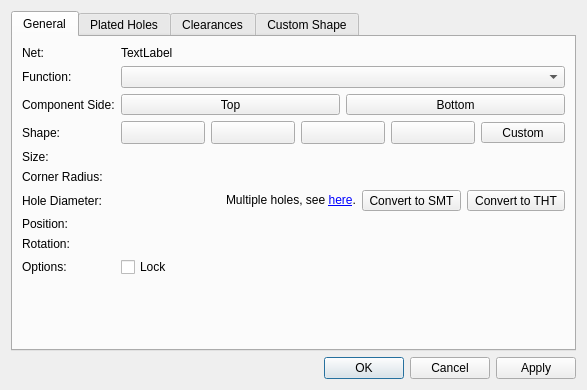
<?xml version="1.0" encoding="UTF-8"?>
<ui version="4.0">
 <class>librepcb::editor::BoardPadPropertiesDialog</class>
 <widget class="QDialog" name="librepcb::editor::BoardPadPropertiesDialog">
  <property name="geometry">
   <rect>
    <x>0</x>
    <y>0</y>
    <width>587</width>
    <height>390</height>
   </rect>
  </property>
  <property name="windowTitle">
   <string>Pad Properties</string>
  </property>
  <layout class="QVBoxLayout" name="verticalLayout">
   <item>
    <widget class="QTabWidget" name="tabWidget">
     <property name="currentIndex">
      <number>0</number>
     </property>
     <widget class="QWidget" name="tabGeneral">
      <attribute name="title">
       <string>General</string>
      </attribute>
      <layout class="QFormLayout" name="formLayout">
       <property name="fieldGrowthPolicy">
        <enum>QFormLayout::FieldGrowthPolicy::AllNonFixedFieldsGrow</enum>
       </property>
       <item row="0" column="0">
        <widget class="QLabel" name="label">
         <property name="text">
          <string>Net:</string>
         </property>
        </widget>
       </item>
       <item row="2" column="0">
        <widget class="QLabel" name="label_2">
         <property name="text">
          <string>Component Side:</string>
         </property>
        </widget>
       </item>
       <item row="3" column="0">
        <widget class="QLabel" name="label_3">
         <property name="text">
          <string>Shape:</string>
         </property>
        </widget>
       </item>
       <item row="7" column="0">
        <widget class="QLabel" name="label_6">
         <property name="text">
          <string>Hole Diameter:</string>
         </property>
        </widget>
       </item>
       <item row="7" column="1">
        <layout class="QHBoxLayout" name="horizontalLayout_3">
         <item>
          <widget class="librepcb::editor::PositiveLengthEdit" name="edtHoleDiameter" native="true"/>
         </item>
         <item>
          <widget class="QLabel" name="lblHoleDetails">
           <property name="text">
            <string>Multiple holes, see &lt;a href=&quot;tab&quot;&gt;here&lt;/a&gt;.</string>
           </property>
          </widget>
         </item>
         <item>
          <widget class="QToolButton" name="btnConvertToSmt">
           <property name="sizePolicy">
            <sizepolicy hsizetype="Preferred" vsizetype="Fixed">
             <horstretch>0</horstretch>
             <verstretch>0</verstretch>
            </sizepolicy>
           </property>
           <property name="text">
            <string>Convert to SMT</string>
           </property>
          </widget>
         </item>
         <item>
          <widget class="QToolButton" name="btnConvertToTht">
           <property name="sizePolicy">
            <sizepolicy hsizetype="Preferred" vsizetype="Fixed">
             <horstretch>0</horstretch>
             <verstretch>0</verstretch>
            </sizepolicy>
           </property>
           <property name="text">
            <string notr="true">Convert to THT</string>
           </property>
          </widget>
         </item>
        </layout>
       </item>
       <item row="9" column="0">
        <widget class="QLabel" name="label_4">
         <property name="text">
          <string>Position:</string>
         </property>
        </widget>
       </item>
       <item row="9" column="1">
        <layout class="QHBoxLayout" name="horizontalLayout">
         <item>
          <widget class="librepcb::editor::LengthEdit" name="edtPosX" native="true"/>
         </item>
         <item>
          <widget class="librepcb::editor::LengthEdit" name="edtPosY" native="true"/>
         </item>
        </layout>
       </item>
       <item row="10" column="0">
        <widget class="QLabel" name="label_5">
         <property name="text">
          <string>Rotation:</string>
         </property>
        </widget>
       </item>
       <item row="10" column="1">
        <widget class="librepcb::editor::AngleEdit" name="edtRotation" native="true"/>
       </item>
       <item row="5" column="0">
        <widget class="QLabel" name="label_9">
         <property name="text">
          <string>Corner Radius:</string>
         </property>
        </widget>
       </item>
       <item row="5" column="1">
        <layout class="QHBoxLayout" name="horizontalLayout_7">
         <item>
          <widget class="librepcb::editor::UnsignedLimitedRatioEdit" name="edtRadiusRatio" native="true"/>
         </item>
         <item>
          <widget class="librepcb::editor::UnsignedLengthEdit" name="edtRadiusAbs" native="true"/>
         </item>
        </layout>
       </item>
       <item row="2" column="1">
        <layout class="QHBoxLayout" name="horizontalLayout_2">
         <item>
          <widget class="QToolButton" name="btnComponentSideTop">
           <property name="sizePolicy">
            <sizepolicy hsizetype="Minimum" vsizetype="Fixed">
             <horstretch>0</horstretch>
             <verstretch>0</verstretch>
            </sizepolicy>
           </property>
           <property name="text">
            <string>Top</string>
           </property>
           <property name="checkable">
            <bool>true</bool>
           </property>
           <property name="autoExclusive">
            <bool>true</bool>
           </property>
           <property name="toolButtonStyle">
            <enum>Qt::ToolButtonStyle::ToolButtonTextOnly</enum>
           </property>
           <attribute name="buttonGroup">
            <string notr="true">btnGroupComponentSide</string>
           </attribute>
          </widget>
         </item>
         <item>
          <widget class="QToolButton" name="btnComponentSideBottom">
           <property name="sizePolicy">
            <sizepolicy hsizetype="Minimum" vsizetype="Fixed">
             <horstretch>0</horstretch>
             <verstretch>0</verstretch>
            </sizepolicy>
           </property>
           <property name="text">
            <string>Bottom</string>
           </property>
           <property name="checkable">
            <bool>true</bool>
           </property>
           <property name="autoExclusive">
            <bool>true</bool>
           </property>
           <property name="toolButtonStyle">
            <enum>Qt::ToolButtonStyle::ToolButtonTextOnly</enum>
           </property>
           <attribute name="buttonGroup">
            <string notr="true">btnGroupComponentSide</string>
           </attribute>
          </widget>
         </item>
        </layout>
       </item>
       <item row="3" column="1">
        <layout class="QHBoxLayout" name="horizontalLayout_5">
         <item>
          <widget class="QToolButton" name="btnShapeRound">
           <property name="sizePolicy">
            <sizepolicy hsizetype="Minimum" vsizetype="Fixed">
             <horstretch>0</horstretch>
             <verstretch>0</verstretch>
            </sizepolicy>
           </property>
           <property name="toolTip">
            <string>Obround</string>
           </property>
           <property name="icon">
            <iconset>
             <normaloff>:/img/command_toolbars/shape_round.png</normaloff>:/img/command_toolbars/shape_round.png</iconset>
           </property>
           <property name="checkable">
            <bool>true</bool>
           </property>
           <property name="autoExclusive">
            <bool>true</bool>
           </property>
           <attribute name="buttonGroup">
            <string notr="true">btnGroupShape</string>
           </attribute>
          </widget>
         </item>
         <item>
          <widget class="QToolButton" name="btnShapeRoundedRect">
           <property name="sizePolicy">
            <sizepolicy hsizetype="Minimum" vsizetype="Fixed">
             <horstretch>0</horstretch>
             <verstretch>0</verstretch>
            </sizepolicy>
           </property>
           <property name="toolTip">
            <string>Rounded rectangle</string>
           </property>
           <property name="icon">
            <iconset>
             <normaloff>:/img/command_toolbars/shape_rounded_rect.png</normaloff>:/img/command_toolbars/shape_rounded_rect.png</iconset>
           </property>
           <property name="checkable">
            <bool>true</bool>
           </property>
           <property name="autoExclusive">
            <bool>true</bool>
           </property>
           <attribute name="buttonGroup">
            <string notr="true">btnGroupShape</string>
           </attribute>
          </widget>
         </item>
         <item>
          <widget class="QToolButton" name="btnShapeRect">
           <property name="sizePolicy">
            <sizepolicy hsizetype="Minimum" vsizetype="Fixed">
             <horstretch>0</horstretch>
             <verstretch>0</verstretch>
            </sizepolicy>
           </property>
           <property name="toolTip">
            <string>Rectangle</string>
           </property>
           <property name="icon">
            <iconset>
             <normaloff>:/img/command_toolbars/shape_rect.png</normaloff>:/img/command_toolbars/shape_rect.png</iconset>
           </property>
           <property name="checkable">
            <bool>true</bool>
           </property>
           <property name="autoExclusive">
            <bool>true</bool>
           </property>
           <attribute name="buttonGroup">
            <string notr="true">btnGroupShape</string>
           </attribute>
          </widget>
         </item>
         <item>
          <widget class="QToolButton" name="btnShapeOctagon">
           <property name="sizePolicy">
            <sizepolicy hsizetype="Minimum" vsizetype="Fixed">
             <horstretch>0</horstretch>
             <verstretch>0</verstretch>
            </sizepolicy>
           </property>
           <property name="toolTip">
            <string>Octagon</string>
           </property>
           <property name="icon">
            <iconset>
             <normaloff>:/img/command_toolbars/shape_octagon.png</normaloff>:/img/command_toolbars/shape_octagon.png</iconset>
           </property>
           <property name="checkable">
            <bool>true</bool>
           </property>
           <property name="autoExclusive">
            <bool>true</bool>
           </property>
           <attribute name="buttonGroup">
            <string notr="true">btnGroupShape</string>
           </attribute>
          </widget>
         </item>
         <item>
          <widget class="QToolButton" name="btnShapeCustom">
           <property name="sizePolicy">
            <sizepolicy hsizetype="Minimum" vsizetype="Fixed">
             <horstretch>0</horstretch>
             <verstretch>0</verstretch>
            </sizepolicy>
           </property>
           <property name="toolTip">
            <string>Custom shape outline as defined on next tab</string>
           </property>
           <property name="text">
            <string>Custom</string>
           </property>
           <property name="checkable">
            <bool>true</bool>
           </property>
           <property name="autoExclusive">
            <bool>true</bool>
           </property>
           <property name="toolButtonStyle">
            <enum>Qt::ToolButtonStyle::ToolButtonTextOnly</enum>
           </property>
           <attribute name="buttonGroup">
            <string notr="true">btnGroupShape</string>
           </attribute>
          </widget>
         </item>
        </layout>
       </item>
       <item row="4" column="0">
        <widget class="QLabel" name="label_7">
         <property name="text">
          <string>Size:</string>
         </property>
        </widget>
       </item>
       <item row="4" column="1">
        <layout class="QHBoxLayout" name="horizontalLayout_4">
         <item>
          <widget class="librepcb::editor::PositiveLengthEdit" name="edtWidth" native="true"/>
         </item>
         <item>
          <widget class="librepcb::editor::PositiveLengthEdit" name="edtHeight" native="true"/>
         </item>
        </layout>
       </item>
       <item row="1" column="0">
        <widget class="QLabel" name="label_12">
         <property name="text">
          <string>Function:</string>
         </property>
        </widget>
       </item>
       <item row="1" column="1">
        <widget class="QComboBox" name="cbxFunction"/>
       </item>
       <item row="0" column="1">
        <widget class="QLabel" name="lblNetSignal">
         <property name="text">
          <string>TextLabel</string>
         </property>
        </widget>
       </item>
       <item row="11" column="0">
        <widget class="QLabel" name="label_16">
         <property name="text">
          <string>Options:</string>
         </property>
        </widget>
       </item>
       <item row="11" column="1">
        <layout class="QHBoxLayout" name="horizontalLayout_10">
         <item>
          <widget class="QCheckBox" name="cbxLock">
           <property name="text">
            <string>Lock</string>
           </property>
          </widget>
         </item>
        </layout>
       </item>
      </layout>
     </widget>
     <widget class="QWidget" name="tabHoles">
      <attribute name="title">
       <string>Plated Holes</string>
      </attribute>
      <layout class="QVBoxLayout" name="verticalLayout_2" stretch="0,0,1,0">
       <item>
        <layout class="QHBoxLayout" name="horizontalLayout_6">
         <property name="spacing">
          <number>0</number>
         </property>
         <item>
          <widget class="QLabel" name="lblSelectedHole">
           <property name="text">
            <string notr="true"/>
           </property>
          </widget>
         </item>
         <item>
          <widget class="QToolButton" name="btnPreviousHole">
           <property name="toolTip">
            <string>Select previous hole</string>
           </property>
           <property name="text">
            <string notr="true"/>
           </property>
           <property name="arrowType">
            <enum>Qt::ArrowType::LeftArrow</enum>
           </property>
          </widget>
         </item>
         <item>
          <widget class="QToolButton" name="btnNextHole">
           <property name="toolTip">
            <string>Select next hole</string>
           </property>
           <property name="text">
            <string notr="true"/>
           </property>
           <property name="arrowType">
            <enum>Qt::ArrowType::RightArrow</enum>
           </property>
          </widget>
         </item>
         <item>
          <widget class="QToolButton" name="btnRemoveHole">
           <property name="toolTip">
            <string>Remove current hole</string>
           </property>
           <property name="icon">
            <iconset>
             <normaloff>:/img/actions/minus.png</normaloff>:/img/actions/minus.png</iconset>
           </property>
          </widget>
         </item>
         <item>
          <widget class="QToolButton" name="btnAddHole">
           <property name="toolTip">
            <string>Add new hole</string>
           </property>
           <property name="text">
            <string notr="true"/>
           </property>
           <property name="icon">
            <iconset>
             <normaloff>:/img/actions/add.png</normaloff>:/img/actions/add.png</iconset>
           </property>
          </widget>
         </item>
        </layout>
       </item>
       <item>
        <widget class="Line" name="line">
         <property name="orientation">
          <enum>Qt::Orientation::Horizontal</enum>
         </property>
        </widget>
       </item>
       <item>
        <widget class="librepcb::editor::HoleEditorWidget" name="holeEditorWidget" native="true"/>
       </item>
       <item>
        <spacer name="verticalSpacer">
         <property name="orientation">
          <enum>Qt::Orientation::Vertical</enum>
         </property>
         <property name="sizeHint" stdset="0">
          <size>
           <width>0</width>
           <height>0</height>
          </size>
         </property>
        </spacer>
       </item>
      </layout>
     </widget>
     <widget class="QWidget" name="tabClearances">
      <attribute name="title">
       <string>Clearances</string>
      </attribute>
      <layout class="QFormLayout" name="formLayout_2">
       <property name="fieldGrowthPolicy">
        <enum>QFormLayout::FieldGrowthPolicy::AllNonFixedFieldsGrow</enum>
       </property>
       <item row="0" column="0">
        <widget class="QLabel" name="label_10">
         <property name="text">
          <string>Stop Mask:</string>
         </property>
        </widget>
       </item>
       <item row="0" column="1">
        <layout class="QHBoxLayout" name="horizontalLayout_8">
         <item>
          <widget class="QRadioButton" name="rbtnStopMaskOff">
           <property name="sizePolicy">
            <sizepolicy hsizetype="Fixed" vsizetype="Fixed">
             <horstretch>0</horstretch>
             <verstretch>0</verstretch>
            </sizepolicy>
           </property>
           <property name="text">
            <string>Off</string>
           </property>
           <attribute name="buttonGroup">
            <string notr="true">btnGroupStopMask</string>
           </attribute>
          </widget>
         </item>
         <item>
          <widget class="QRadioButton" name="rbtnStopMaskAuto">
           <property name="sizePolicy">
            <sizepolicy hsizetype="Fixed" vsizetype="Fixed">
             <horstretch>0</horstretch>
             <verstretch>0</verstretch>
            </sizepolicy>
           </property>
           <property name="text">
            <string>From Design Rules</string>
           </property>
           <attribute name="buttonGroup">
            <string notr="true">btnGroupStopMask</string>
           </attribute>
          </widget>
         </item>
         <item>
          <widget class="QRadioButton" name="rbtnStopMaskManual">
           <property name="sizePolicy">
            <sizepolicy hsizetype="Fixed" vsizetype="Fixed">
             <horstretch>0</horstretch>
             <verstretch>0</verstretch>
            </sizepolicy>
           </property>
           <property name="text">
            <string>Manual:</string>
           </property>
           <attribute name="buttonGroup">
            <string notr="true">btnGroupStopMask</string>
           </attribute>
          </widget>
         </item>
         <item>
          <widget class="librepcb::editor::LengthEdit" name="edtStopMaskOffset" native="true">
           <property name="enabled">
            <bool>false</bool>
           </property>
          </widget>
         </item>
        </layout>
       </item>
       <item row="1" column="0">
        <widget class="QLabel" name="label_11">
         <property name="text">
          <string>Solder Paste:</string>
         </property>
        </widget>
       </item>
       <item row="1" column="1">
        <layout class="QHBoxLayout" name="horizontalLayout_9">
         <item>
          <widget class="QRadioButton" name="rbtnSolderPasteOff">
           <property name="sizePolicy">
            <sizepolicy hsizetype="Fixed" vsizetype="Fixed">
             <horstretch>0</horstretch>
             <verstretch>0</verstretch>
            </sizepolicy>
           </property>
           <property name="text">
            <string>Off</string>
           </property>
           <attribute name="buttonGroup">
            <string notr="true">btnGroupSolderPaste</string>
           </attribute>
          </widget>
         </item>
         <item>
          <widget class="QRadioButton" name="rbtnSolderPasteAuto">
           <property name="sizePolicy">
            <sizepolicy hsizetype="Fixed" vsizetype="Fixed">
             <horstretch>0</horstretch>
             <verstretch>0</verstretch>
            </sizepolicy>
           </property>
           <property name="text">
            <string>From Design Rules</string>
           </property>
           <attribute name="buttonGroup">
            <string notr="true">btnGroupSolderPaste</string>
           </attribute>
          </widget>
         </item>
         <item>
          <widget class="QRadioButton" name="rbtnSolderPasteManual">
           <property name="sizePolicy">
            <sizepolicy hsizetype="Fixed" vsizetype="Fixed">
             <horstretch>0</horstretch>
             <verstretch>0</verstretch>
            </sizepolicy>
           </property>
           <property name="text">
            <string>Manual:</string>
           </property>
           <attribute name="buttonGroup">
            <string notr="true">btnGroupSolderPaste</string>
           </attribute>
          </widget>
         </item>
         <item>
          <widget class="librepcb::editor::LengthEdit" name="edtSolderPasteOffset" native="true">
           <property name="enabled">
            <bool>false</bool>
           </property>
          </widget>
         </item>
        </layout>
       </item>
       <item row="2" column="1">
        <widget class="QLabel" name="label_13">
         <property name="font">
          <font>
           <italic>true</italic>
          </font>
         </property>
         <property name="text">
          <string>Note: For THT pads the solder paste should usually be set to 'Off'. But if enabled anyway, the solder paste is added only to the solder side of the pad.</string>
         </property>
         <property name="alignment">
          <set>Qt::AlignmentFlag::AlignLeading|Qt::AlignmentFlag::AlignLeft|Qt::AlignmentFlag::AlignTop</set>
         </property>
         <property name="wordWrap">
          <bool>true</bool>
         </property>
        </widget>
       </item>
       <item row="3" column="0">
        <widget class="QLabel" name="label_15">
         <property name="text">
          <string>Copper Keepout:</string>
         </property>
        </widget>
       </item>
       <item row="3" column="1">
        <widget class="librepcb::editor::UnsignedLengthEdit" name="edtCopperClearance" native="true"/>
       </item>
       <item row="4" column="1">
        <widget class="QLabel" name="label_14">
         <property name="font">
          <font>
           <italic>true</italic>
          </font>
         </property>
         <property name="text">
          <string>Note: Intended to keep copper away from fiducials.</string>
         </property>
         <property name="alignment">
          <set>Qt::AlignmentFlag::AlignLeading|Qt::AlignmentFlag::AlignLeft|Qt::AlignmentFlag::AlignTop</set>
         </property>
         <property name="wordWrap">
          <bool>true</bool>
         </property>
        </widget>
       </item>
      </layout>
     </widget>
     <widget class="QWidget" name="tabCustomShape">
      <attribute name="title">
       <string>Custom Shape</string>
      </attribute>
      <layout class="QVBoxLayout" name="verticalLayout_3" stretch="1,0">
       <item>
        <widget class="librepcb::editor::PathEditorWidget" name="customShapePathEditor" native="true"/>
       </item>
       <item>
        <widget class="QLabel" name="label_8">
         <property name="font">
          <font>
           <italic>true</italic>
          </font>
         </property>
         <property name="text">
          <string>Coordinates are relative to the pad origin and before rotation.</string>
         </property>
         <property name="wordWrap">
          <bool>true</bool>
         </property>
        </widget>
       </item>
      </layout>
     </widget>
    </widget>
   </item>
   <item>
    <widget class="QDialogButtonBox" name="buttonBox">
     <property name="orientation">
      <enum>Qt::Orientation::Horizontal</enum>
     </property>
     <property name="standardButtons">
      <set>QDialogButtonBox::StandardButton::Apply|QDialogButtonBox::StandardButton::Cancel|QDialogButtonBox::StandardButton::Ok</set>
     </property>
    </widget>
   </item>
  </layout>
 </widget>
 <customwidgets>
  <customwidget>
   <class>librepcb::editor::LengthEdit</class>
   <extends>QWidget</extends>
   <header location="global">librepcb/editor/widgets/lengthedit.h</header>
   <container>1</container>
  </customwidget>
  <customwidget>
   <class>librepcb::editor::AngleEdit</class>
   <extends>QWidget</extends>
   <header location="global">librepcb/editor/widgets/angleedit.h</header>
   <container>1</container>
  </customwidget>
  <customwidget>
   <class>librepcb::editor::PositiveLengthEdit</class>
   <extends>QWidget</extends>
   <header location="global">librepcb/editor/widgets/positivelengthedit.h</header>
   <container>1</container>
  </customwidget>
  <customwidget>
   <class>librepcb::editor::HoleEditorWidget</class>
   <extends>QWidget</extends>
   <header location="global">librepcb/editor/widgets/holeeditorwidget.h</header>
   <container>1</container>
  </customwidget>
  <customwidget>
   <class>librepcb::editor::PathEditorWidget</class>
   <extends>QWidget</extends>
   <header location="global">librepcb/editor/widgets/patheditorwidget.h</header>
   <container>1</container>
  </customwidget>
  <customwidget>
   <class>librepcb::editor::UnsignedLengthEdit</class>
   <extends>QWidget</extends>
   <header location="global">librepcb/editor/widgets/unsignedlengthedit.h</header>
   <container>1</container>
  </customwidget>
  <customwidget>
   <class>librepcb::editor::UnsignedLimitedRatioEdit</class>
   <extends>QWidget</extends>
   <header location="global">librepcb/editor/widgets/unsignedlimitedratioedit.h</header>
   <container>1</container>
  </customwidget>
 </customwidgets>
 <tabstops>
  <tabstop>cbxFunction</tabstop>
  <tabstop>btnComponentSideTop</tabstop>
  <tabstop>btnComponentSideBottom</tabstop>
  <tabstop>btnShapeRound</tabstop>
  <tabstop>btnShapeRoundedRect</tabstop>
  <tabstop>btnShapeRect</tabstop>
  <tabstop>btnShapeOctagon</tabstop>
  <tabstop>btnShapeCustom</tabstop>
  <tabstop>edtWidth</tabstop>
  <tabstop>edtHeight</tabstop>
  <tabstop>edtRadiusRatio</tabstop>
  <tabstop>edtRadiusAbs</tabstop>
  <tabstop>edtHoleDiameter</tabstop>
  <tabstop>btnConvertToSmt</tabstop>
  <tabstop>btnConvertToTht</tabstop>
  <tabstop>edtPosX</tabstop>
  <tabstop>edtPosY</tabstop>
  <tabstop>edtRotation</tabstop>
 </tabstops>
 <resources/>
 <connections/>
 <buttongroups>
  <buttongroup name="btnGroupComponentSide"/>
  <buttongroup name="btnGroupShape"/>
  <buttongroup name="btnGroupStopMask"/>
  <buttongroup name="btnGroupSolderPaste"/>
 </buttongroups>
</ui>
